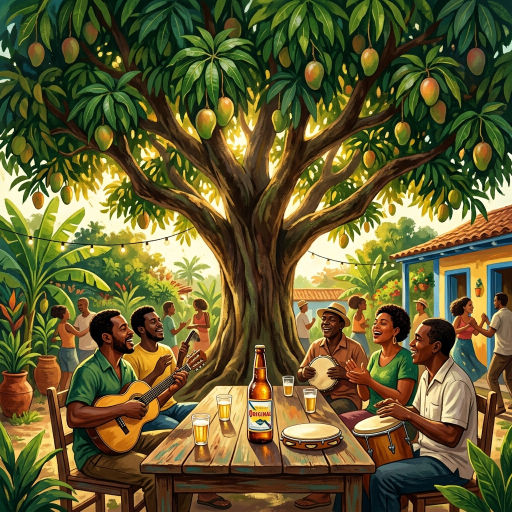
#> input picture quintal.png, 1024 x 1024 px (shown at 1/2 size)
$ python gerar_arte.py
#> lines starting #> are read from the running program, lines starting #| are printed output that depends on the picture; after the words box and inside, x2 and y2 are one past the last pixel; in counts of white or black regions, pixels touching at a corner belong together
import os

try:
    from PIL import Image, ImageDraw, ImageFont, ImageEnhance, ImageOps
except ImportError:
    print("Erro: Biblioteca Pillow não encontrada.")
    exit(1)

# Caminhos
img_bg_path = "quintal.png"
img_micha_path = "foto_micha.jpeg"
out_path = "arte_whatsapp.jpg"

if not os.path.exists(img_bg_path) or not os.path.exists(img_micha_path):
    print("Erro: As imagens 'quintal.png' e 'foto_micha.jpeg' são necessárias.")
    exit(1)

print("Gerando Arte Estática (Capa de Vinil)...")

w, h = 1080, 1080

# 1. PREPARAR O FUNDO (quintal.png)
bg = Image.open(img_bg_path).convert("RGBA")
size = min(bg.width, bg.height)
#> size = 1024
left = (bg.width - size) / 2
#> left = 0
top = (bg.height - size) / 2
#> top = 0
bg = bg.crop((left, top, left + size, top + size))
bg = bg.resize((w, h), Image.Resampling.LANCZOS)
#> bg: PIL image 1080x1080 RGBA

converter = ImageEnhance.Brightness(bg)
bg = converter.enhance(0.35)

vintage_overlay = Image.new("RGBA", (w, h), (10, 15, 10, 50))
bg = Image.alpha_composite(bg, vintage_overlay)

# 2. PREPARAR A FOTO CENTRAL (Selo do Vinil)
micha = Image.open(img_micha_path).convert("RGBA")
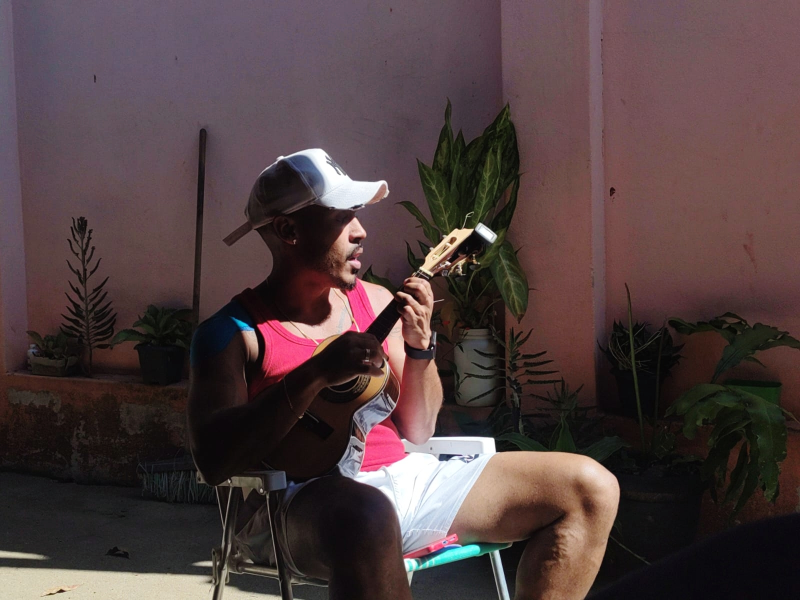
#> input picture foto_micha.jpeg, 1600 x 1200 px (shown at 1/2 size)
m_size = min(micha.width, micha.height)
#> m_size = 1200
m_left = (micha.width - m_size) / 2
#> m_left = 200
m_top = (micha.height - m_size) / 2
#> m_top = 0
micha = micha.crop((m_left, m_top, m_left + m_size, m_top + m_size))
#> micha: PIL image 1200x1200 RGBA

circle_size = 560
micha = micha.resize((circle_size, circle_size), Image.Resampling.LANCZOS)
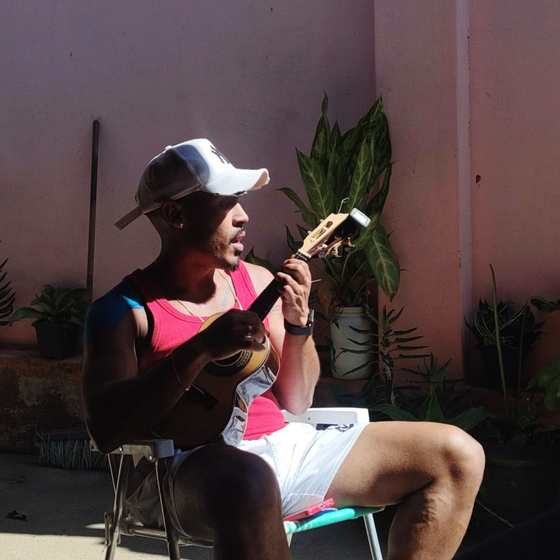
#> micha: PIL image 560x560 RGBA; mean R, G, B, A 82.9, 65.3, 66.4, 255

mask = Image.new("L", (circle_size, circle_size), 0)
#> mask: PIL image 560x560 L; every value is 0
draw_mask = ImageDraw.Draw(mask)
draw_mask.ellipse((0, 0, circle_size, circle_size), fill=255)
micha.putalpha(mask)
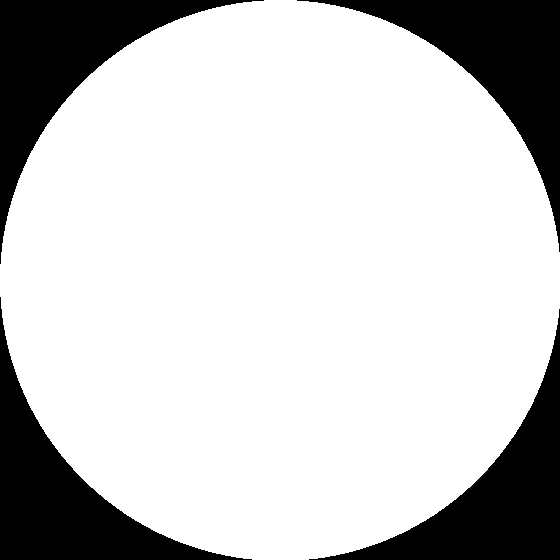
#> mask: PIL image 560x560 L; 78.8% white; 4 black regions, box (x1, y1, x2, y2) and area: (0, 0, 264, 264) 16908, (297, 0, 560, 252) 16644, (0, 297, 252, 560) 16644, (309, 309, 560, 560) 16381
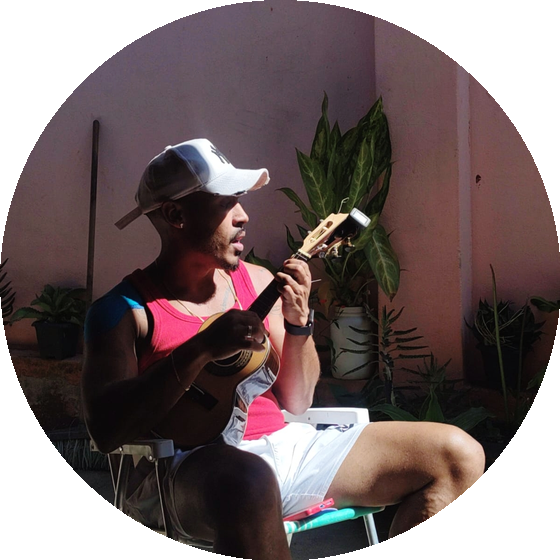
#> micha: PIL image 560x560 RGBA; mean R, G, B, A 82.9, 65.3, 66.4, 200.9; transparent parts drawn white

center_x = (w - circle_size) // 2
center_y = (h - circle_size) // 2 - 80
bg.paste(micha, (center_x, center_y), micha)

draw = ImageDraw.Draw(bg)

# Bordas do Selo
draw.ellipse([center_x, center_y, center_x + circle_size, center_y + circle_size], outline=(250, 204, 21, 220), width=4)
draw.ellipse([center_x - 8, center_y - 8, center_x + circle_size + 8, center_y + circle_size + 8], outline=(255, 255, 255, 40), width=1)

# Desgaste Ring Wear
draw.ellipse([(35, 35), (w-35, h-35)], outline=(255, 255, 255, 15), width=6)
draw.ellipse([(45, 45), (w-45, h-45)], outline=(0, 0, 0, 30), width=3)

# Degradê Inferior
overlay = Image.new("RGBA", (w, h), (0,0,0,0))
#> overlay: PIL image 1080x1080 RGBA; every value is 0
draw_overlay = ImageDraw.Draw(overlay)
for y in range(int(h * 0.5), h):
    alpha = int(245 * ((y - h * 0.5) / (h * 0.5)))
    draw_overlay.line([(0, y), (w, y)], fill=(10, 10, 10, alpha))
bg = Image.alpha_composite(bg, overlay)
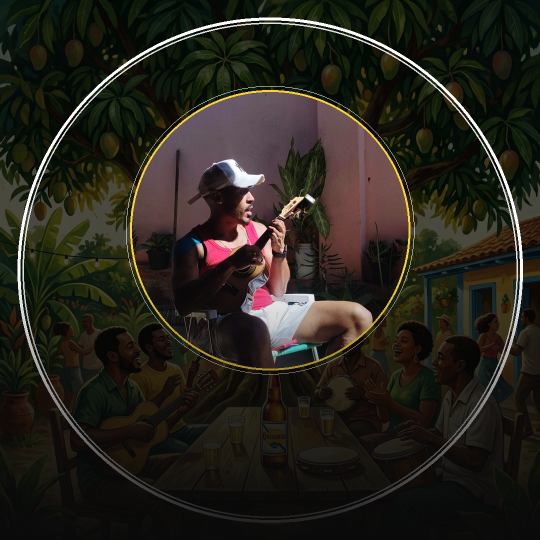
#> bg: PIL image 1080x1080 RGBA (shown at 1/2 size); mean R, G, B, A 36.5, 33.5, 25.6, 250.5; transparent parts drawn white

draw = ImageDraw.Draw(bg)

try:
    font_title = ImageFont.truetype("C:/Windows/Fonts/impact.ttf", 110)
    font_tagline = ImageFont.truetype("C:/Windows/Fonts/arialbd.ttf", 30)
    font_regular = ImageFont.truetype("C:/Windows/Fonts/arial.ttf", 25)
    font_stereo = ImageFont.truetype("C:/Windows/Fonts/arialbd.ttf", 22)
    font_link = ImageFont.truetype("C:/Windows/Fonts/arialbd.ttf", 25)
except:
    font_title = font_tagline = font_regular = font_stereo = font_link = ImageFont.load_default()

site_gold = (250, 204, 21, 255)
site_white = (255, 255, 255, 255)

# Textos Clássicos
draw.text((50, 50), "STEREO\n33 ⅓ RPM", font=font_stereo, fill=site_white)
draw.text((w - 150, 50), "LADO A\nFaixa 1", font=font_stereo, fill=site_white, align="right")

def center_text(d, text, font, y, color, shadow=True):
    bbox = d.textbbox((0, 0), text, font=font)
    x = (w - (bbox[2] - bbox[0])) / 2
    if shadow: d.text((x+3, y+3), text, font=font, fill=(0,0,0,220))
    d.text((x, y), text, font=font, fill=color)

# Tipografia Principal
center_text(draw, "SAMBA, RESENHA & CERVEJA GELADA", font_tagline, h - 380, site_gold)
center_text(draw, "QUINTAL DO MICHA", font_title, h - 330, site_white)
center_text(draw, "17 DE MAIO | DOMINGO ÀS 13H | BAIRRO SÃO MARCOS", font_regular, h - 190, site_white)

# Chamada para o Link (no lugar do botão do PDF)
center_text(draw, "CONFIRME PRESENÇA ACESSANDO O LINK ABAIXO:", font_tagline, h - 110, site_gold)
center_text(draw, "convite-festa-kdqetm6a95vnqfnkzvfacq.streamlit.app", font_link, h - 60, site_white)

# Salvar
bg.convert("RGB").save(out_path, quality=95)
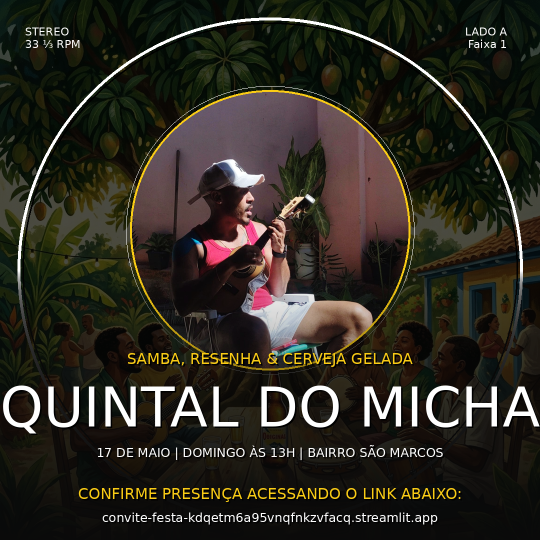
#> saved as arte_whatsapp.jpg: PIL image 1080x1080 RGB (shown at 1/2 size); mean R, G, B 45.1, 41.9, 32.7
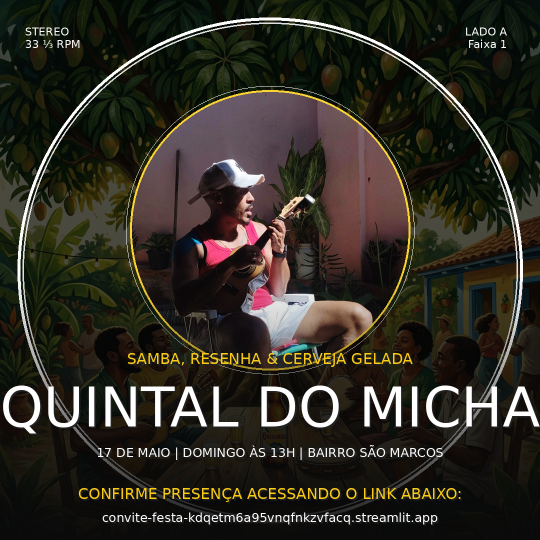
#> bg: PIL image 1080x1080 RGBA (shown at 1/2 size); mean R, G, B, A 45.1, 41.9, 32.7, 250.1; transparent parts drawn white
print(f"Sucesso! Arte estática salva em {out_path}")
